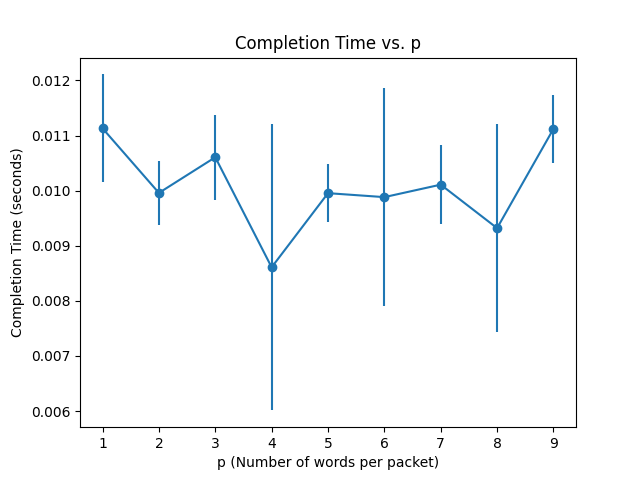

The script that saved this image:
import matplotlib.pyplot as plt
import subprocess
import time
import numpy as np

def run_experiment(p):
    config_content = f"""
    {{
        "server_ip": "127.0.0.1",
        "server_port": 8080,
        "k": 10,
        "p": {p},
        "file": "input_543.txt",
        "n": 1
    }}
    """
    with open("config.json", "w") as f:
        f.write(config_content)
    
    
    server = subprocess.Popen(["./server"])
    time.sleep(1) 
    start_time = time.time()
    client = subprocess.Popen(["./client"], stdout=subprocess.PIPE, stderr=subprocess.PIPE)
    client.wait()
    end_time = time.time()
    server.terminate()
    server.wait()
    

    return end_time - start_time

def plot_results(results):
    ps = list(range(1, 10))
    means = [np.mean(results[p]) for p in ps]
    std_devs = [np.std(results[p]) for p in ps]

    plt.errorbar(ps, means, yerr=std_devs, fmt='-o')
    plt.xlabel('p (Number of words per packet)')
    plt.ylabel('Completion Time (seconds)')
    plt.title('Completion Time vs. p')
    plt.savefig('plot.png')

if __name__ == "__main__":
    results = {p: [] for p in range(1, 10)}
    print(results)
    for p in range(1, 10):
        for _ in range(3):
            print(f"Running experiment for p={p}")
            results[p].append(run_experiment(p))
            print(results)
    print(results)
    plot_results(results)